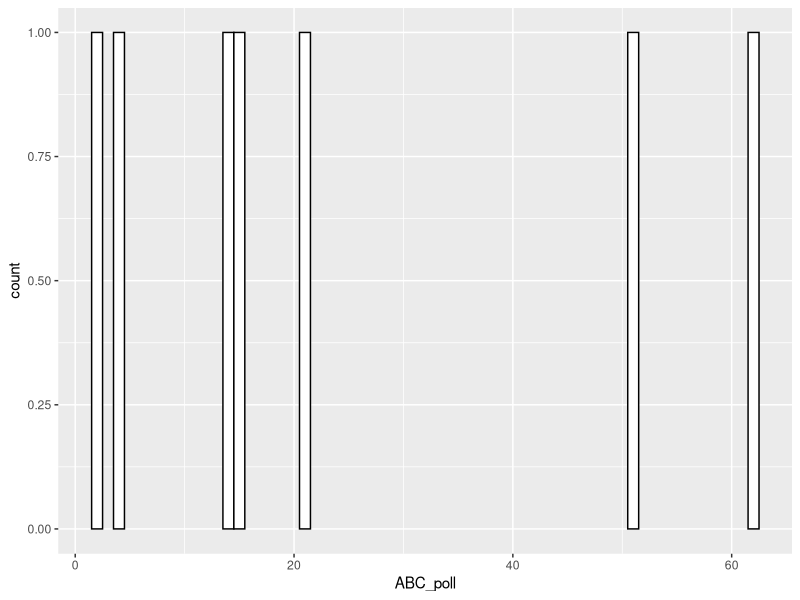
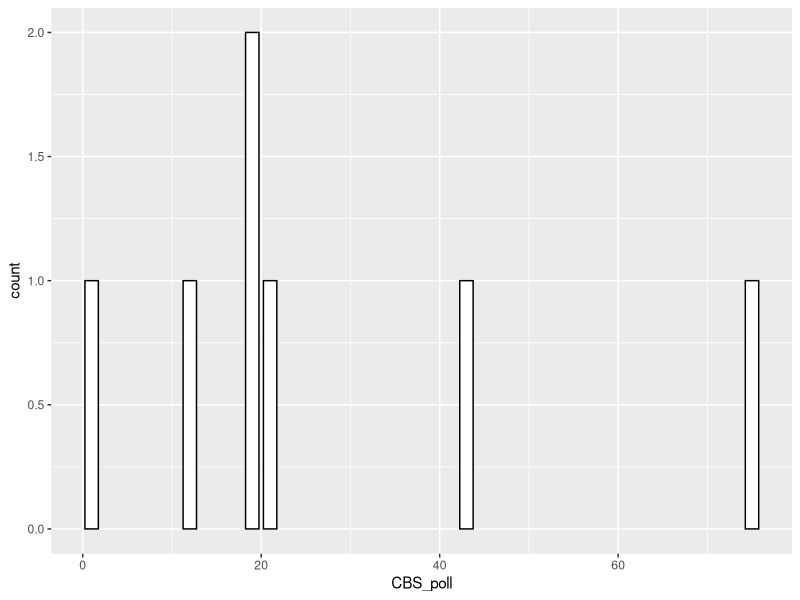
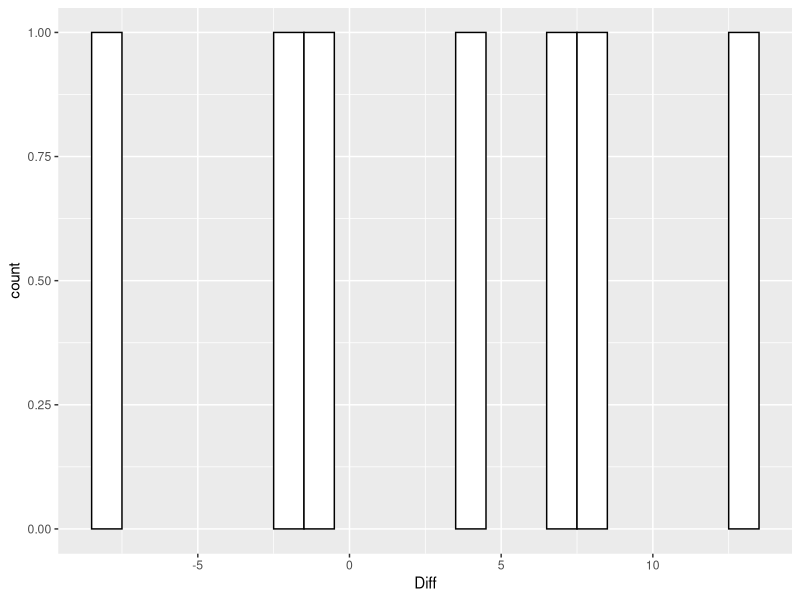

R code for these plots, in order:
#Vectors
Name <- c("Jeb", "Donald", "Ted", "Marco", "Carly", "Hillary", "Bernie")
ABC_poll <- c(4, 62, 51,21, 2, 14, 15)
CBS_poll <- c(12, 75, 43, 19, 1, 21, 19)

#Data frame
df_polls <- data.frame(Name, ABC_poll, CBS_poll)

#Inspect data frame
str(df_polls)

head(df_polls)

#Summary statistics
mean(df_polls$ABC_poll)
median(df_polls$CBS_poll)
range(df_polls[,c("ABC_poll", "CBS_poll")])

#Add a column for difference between CBS and ABC
df_polls$Diff <- df_polls$CBS_poll - df_polls$ABC_poll

#Bar chart
library(ggplot2)

#Plot for ABC_poll
ggplot(df_polls, aes(x= ABC_poll)) + geom_bar(fill= "white", color = "black", width = 1)

#Plot for CBS_poll
ggplot(df_polls, aes(x= CBS_poll)) + geom_bar(fill= "white", color = "black", width = 1.50)

#Plot for Diff
ggplot(df_polls, aes(x= Diff)) + geom_bar(fill= "white", color = "black", width = 1)

